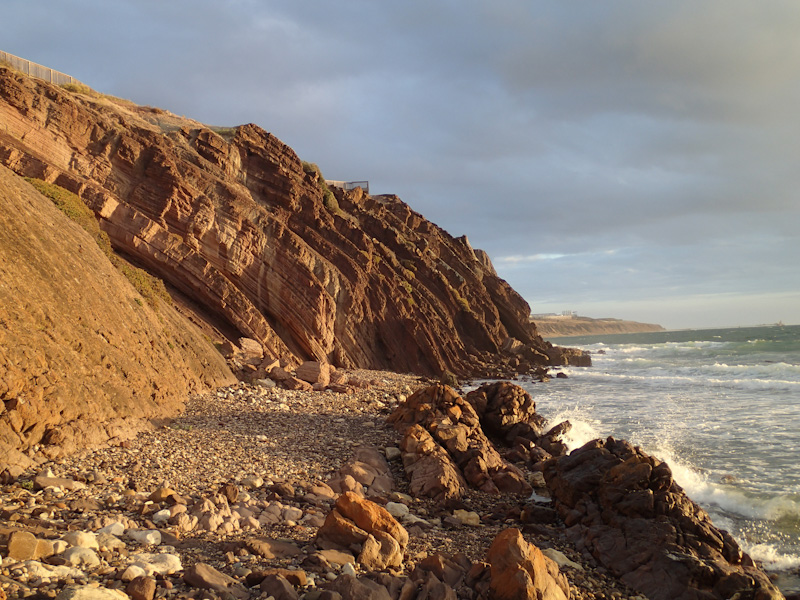
#> input picture Week 8/slic_tutorial.png, 800 x 600 px
$ python Page_51_Example.py
#> lines starting #> are read from the running program, lines starting #| are printed output that depends on the picture
# import the necessary packages
from skimage.segmentation import slic
from skimage.segmentation import mark_boundaries
from skimage.util import img_as_float
from skimage import io
import matplotlib.pyplot as plt

# load the image and convert it to a floating point data type
image = img_as_float(io.imread("slic_tutorial.png"))

numSegments=100
# apply SLIC and extract (approximately) the supplied number
# of segments
segments = slic(image, n_segments = numSegments, sigma = 5)
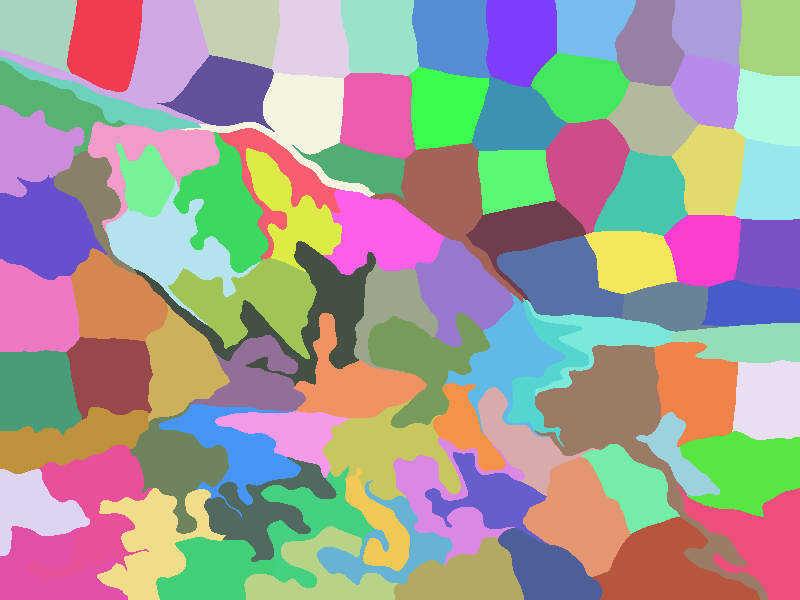
#> segments: shape (600, 800) int64; 93 distinct labels, from 1 to 93; one colour per label, 0 black

# show the output of SLIC
fig = plt.figure("Superpixels -- %d segments" % (numSegments))
ax = fig.add_subplot(1, 1, 1)
ax.imshow(mark_boundaries(image, segments))
plt.axis("off")

# show the plot
plt.show()
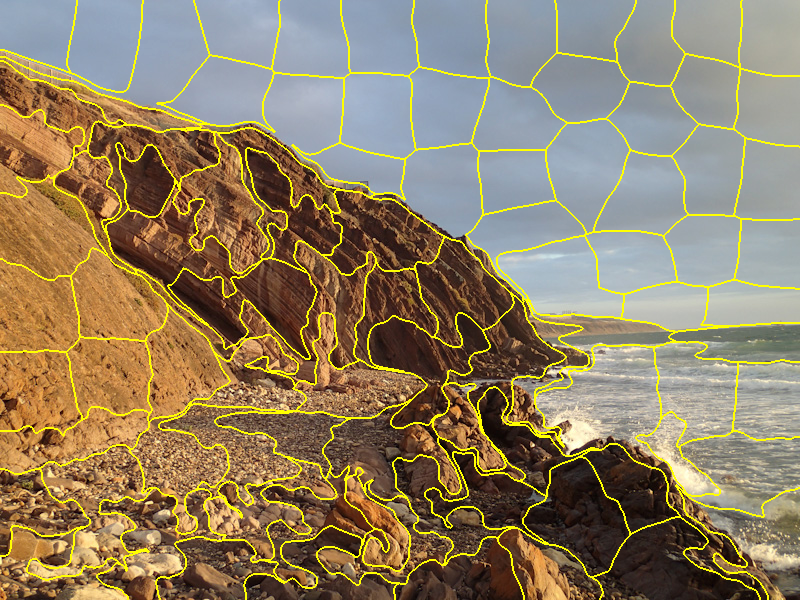
#> shown: shape (600, 800, 3) float64; mean R, G, B 0.57, 0.507, 0.389


'''
Source: https://www.pyimagesearch.com/2014/07/28/a-slic-superpixel-tutorial-using-python/
image source: https://www.peterkovesi.com/projects/segmentation/

can be added to slide as

segments = slic(I, K, m)
I = img_as_float(io.imread("Success-Kid.jpg"))

segments = slic(I, 3000, 10)
ax.imshow(mark_boundaries(image, segments))
'''
